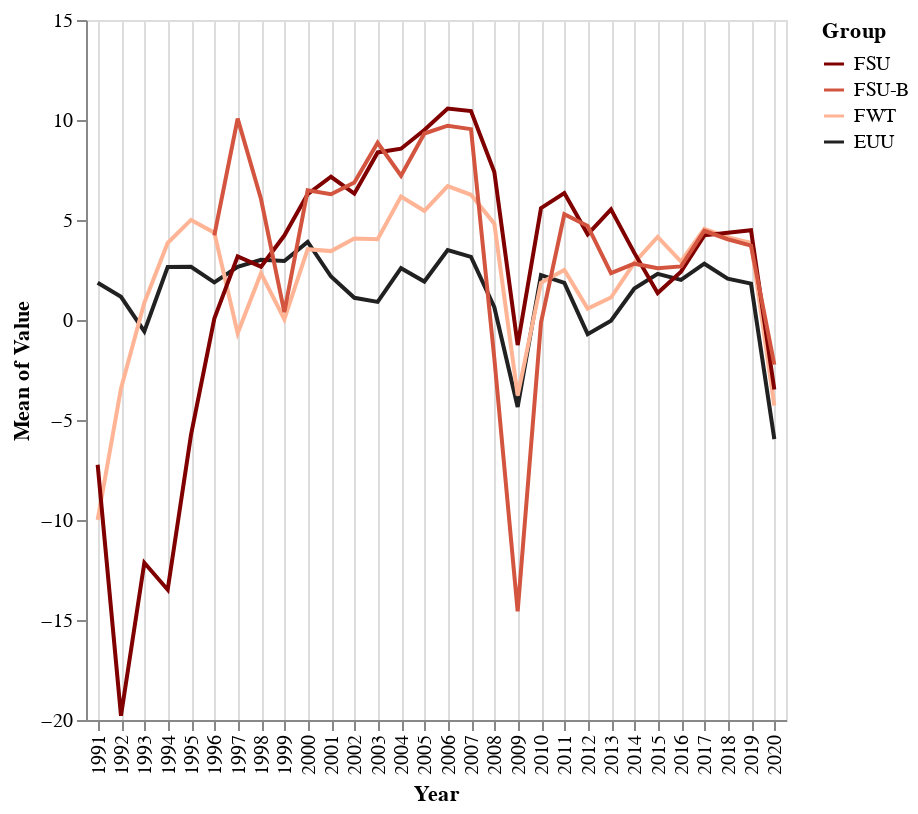

Notebook source saved alongside this figure:
### Code cell
alt.Chart(gdpchg).mark_line().encode(
    x=alt.X('Year:N', scale=alt.Scale(domain=list(range(1991, 2021)), nice=True), axis=alt.Axis(grid=True)),
    y=alt.Y('mean(Value)', scale=alt.Scale(nice=True), axis=alt.Axis(grid=False)),
    color=alt.Color('Group', scale=alt.Scale(domain=['FSU', 'FSU-B', 'FWT', 'EUU'], range=['#800000', '#D3543F', '#FFB495', '#212121']))
).properties(
    width=350,
    height=350
)

### Figure 1 — Vega-Lite specification as saved in the notebook (floating-point values rounded to 4 significant figures; data arrays with more than 128 entries replaced by an {"elided": "..."} marker saying what was removed)
{"config": {"view": {"continuousWidth": 400, "continuousHeight": 300}}, "data": {"name": "data-33edfa54ecc73bc73463e78130a72640"}, "mark": "line", "encoding": {"color": {"field": "Group", "scale": {"domain": ["FSU", "FSU-B", "FWT", "EUU"], "range": ["#800000", "#D3543F", "#FFB495", "#212121"]}, "type": "nominal"}, "x": {"axis": {"grid": true}, "field": "Year", "scale": {"domain": [1991, 1992, 1993, 1994, 1995, 1996, 1997, 1998, 1999, 2000, 2001, 2002, 2003, 2004, 2005, 2006, 2007, 2008, 2009, 2010, 2011, 2012, 2013, 2014, 2015, 2016, 2017, 2018, 2019, 2020], "nice": true}, "type": "nominal"}, "y": {"aggregate": "mean", "axis": {"grid": false}, "field": "Value", "scale": {"nice": true}, "type": "quantitative"}}, "height": 350, "width": 350, "$schema": "https://vega.github.io/schema/vega-lite/v4.17.0.json", "datasets": {"data-33edfa54ecc73bc73463e78130a72640": {"elided": "660 records"}}}
